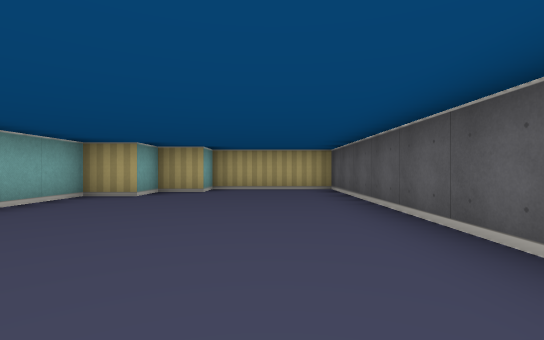
View 1 (above)

19 first-person views from a walk through a cub3D level. The camera is about half as high as the walls, looks level and sees 85° across. The floor is counted in squares. Each view is taken from the middle of a square. On the plan, view 1 faces up. The plan holds only what a view shows up to about 9 squares ahead; the rest is blank. The place goes on beyond the plan.

View 2
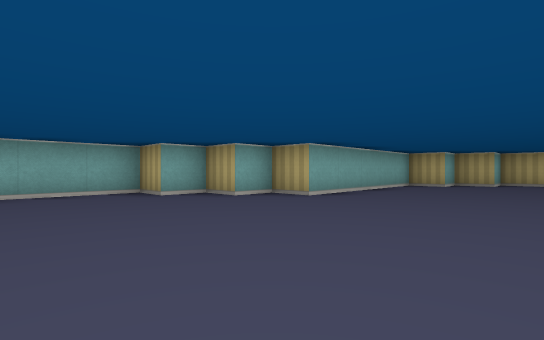

View 3
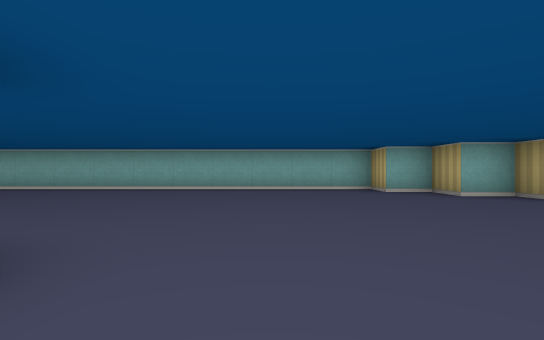

View 4
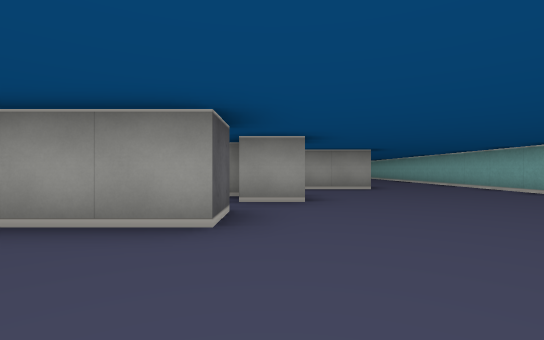

View 5
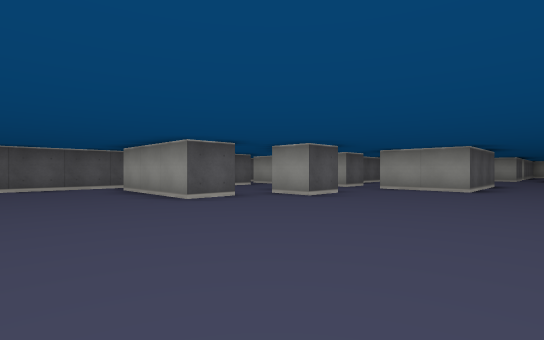

View 6
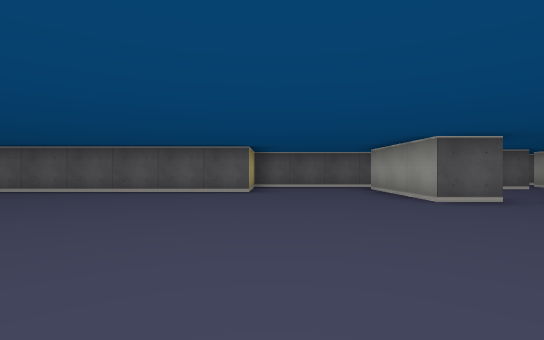

View 7
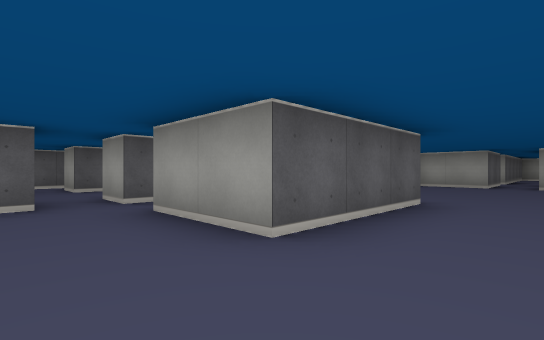

View 8
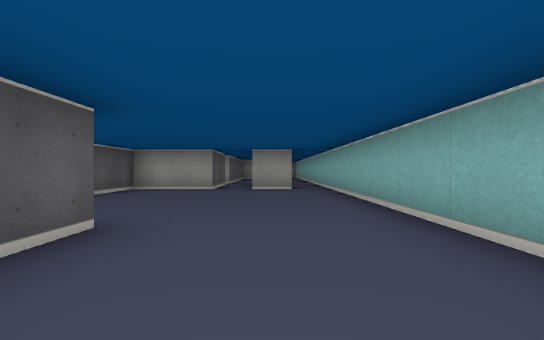

View 9
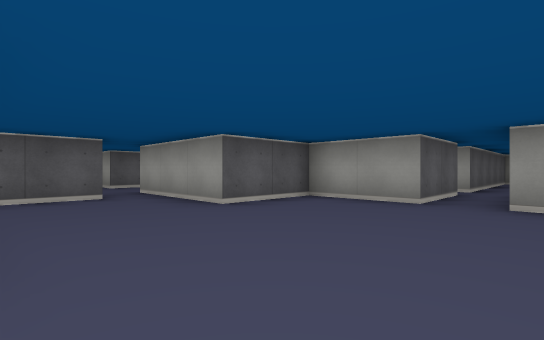

View 10
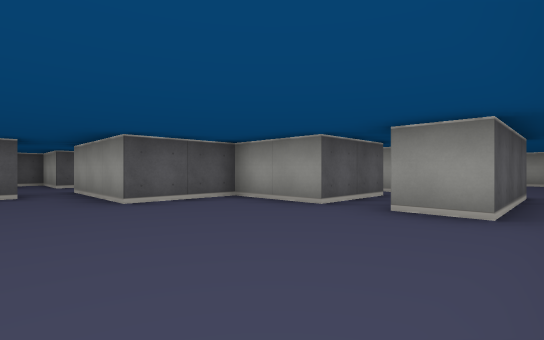

View 11
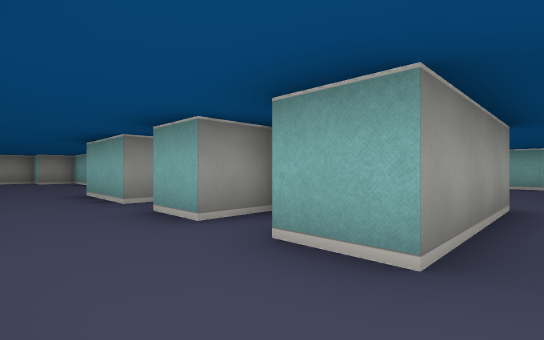

View 12
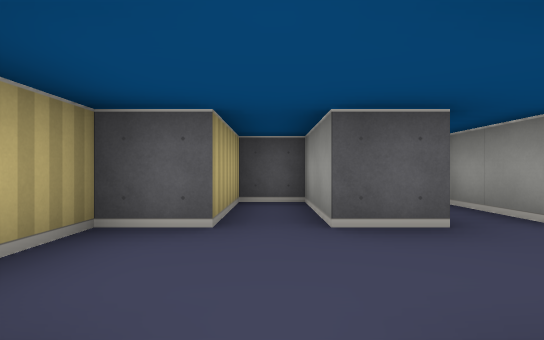

View 13
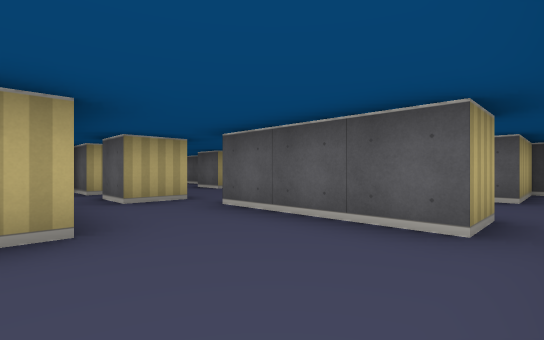

View 14
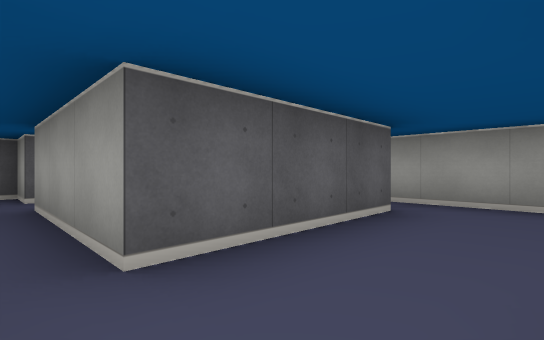

View 15
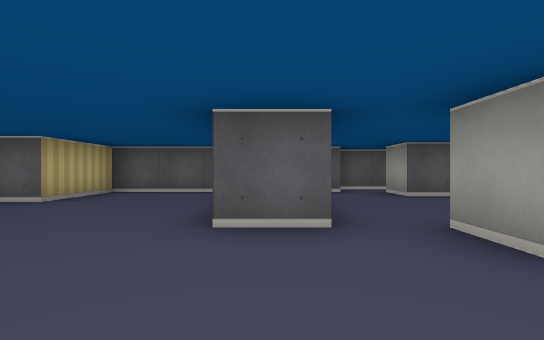

View 16
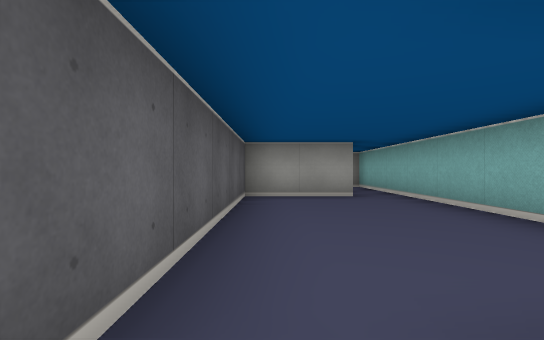

View 17
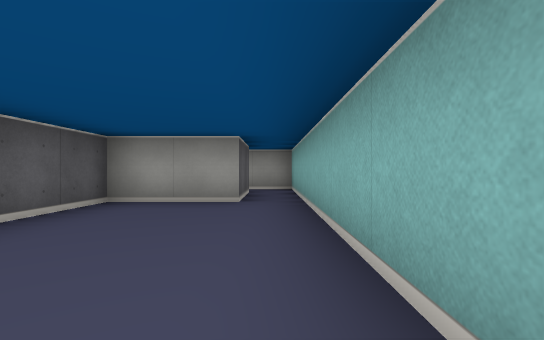

View 18
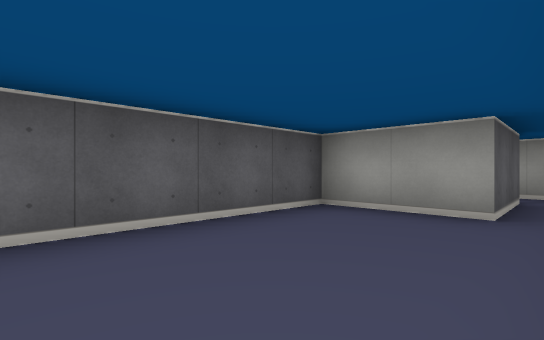

View 19
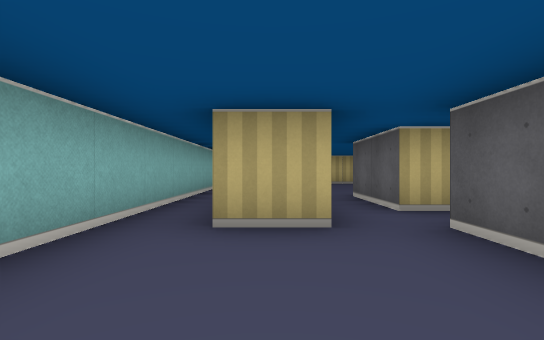

### Floor plan
Ten units are one square. View 1 is at (0, 0); x grows to the right and y downward. Boxes are objects, and circles mark ways between rooms. Rooms are numbered by the first view taken in them; rooms with no view inside come last. Other rooms are left out.
<svg viewBox="-70 -80 130 370">
<path fill="none" stroke="#000" d="M-5 66 -5 55 25 55M-15 85 -15 75 -5 75M-5 95 -5 85M35 65 35 25 15 25 15 -75 -15 -75 -15 -65 -25 -65 -25 -55 -35 -55 -35 -5 -45 -5 -45 5 -55 5 -55 15 -65 15 -65 185M-15 135 -20 135M-35 135 -35 105 -15 105M15 155 5 155 5 125M-35 185 -15 185 -15 165 15 165M-55 185 -45 185M35 165 55 165 55 155 35 155 35 145 26 145M25 96 25 85 35 85M25 111 25 105 35 105M6 115 -5 115 -5 105 5 105M45 108 45 78M5 125 35 125M35 75 35 65M45 125 55 125M-44 215 -55 215 -55 185M-29 205 -35 205 -35 185M-65 185 -65 285M-55 285 -55 265 -35 265 -35 215 -30 215"/>
<circle cx="10" cy="160" r="3" fill="#2a7"/>
<circle cx="-10" cy="100" r="3" fill="#2a7"/>
<circle cx="-5" cy="130" r="3" fill="#2a7"/>
<circle cx="0" cy="70" r="3" fill="#2a7"/>
<circle cx="30" cy="60" r="3" fill="#2a7"/>
<circle cx="-40" cy="195" r="3" fill="#2a7"/>
<circle cx="-60" cy="190" r="3" fill="#2a7"/>
<text x="-20" y="60">1</text>
<text x="30" y="160">2</text>
<text x="20" y="100">3</text>
<text x="-50" y="230">4</text>
</svg>
Room 1 opens to room 2. Room 1 opens to room 3. Room 1 opens to room 4.

Where each view was taken, in squares from view 1:
view 1: 0 up, 0 right, facing up
view 2: 4 down, 0 right, facing up-left
view 3: 4 down, 1 right, facing left
view 4: 3 down, 1 left, facing down
view 5: 3 down, 5 left, facing down-right
view 6: 3 down, 5 left, facing right
view 7: 9 down, 5 left, facing down-right
view 8: 11 down, 5 left, facing down
view 9: 14 down, 5 left, facing down-right
view 10: 15 down, 6 left, facing down-right
view 11: 16 down, 3 right, facing down-left
view 12: 16 down, 1 right, facing right
view 13: 16 down, 2 left, facing up-right
view 14: 12 down, 1 left, facing down-right
view 15: 6 down, 3 left, facing right
view 16: 21 down, 4 left, facing down
view 17: 22 down, 6 left, facing down
view 18: 23 down, 6 left, facing down-right
view 19: 24 down, 5 left, facing up
